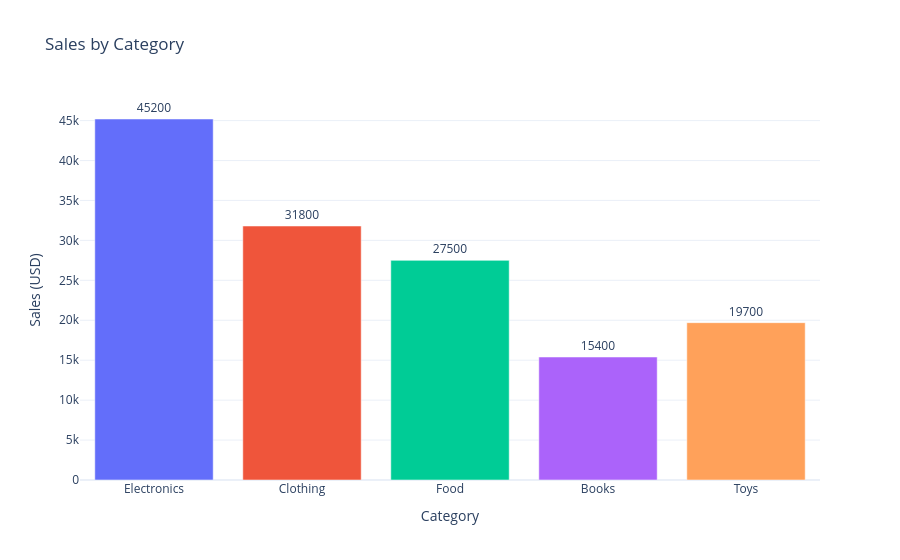

The code cell stored with this chart in its notebook:
### Markdown cell above
> # Exercise
> Using the data above, create an interactive vertical bar chart with Plotly that: <br>
> 1. Displays **Sales by Category** as the chart title
> 2. Labels the x-axis ```"Category"``` and y-axis ```"Sales (USD)"```
> 3. Applies the custom color for each bar (use the ```colors``` list)
> 4. Adds **text labels on top of each bar** showing the sales value
> 5. Uses a white background (use ```"plotly_white``` template)

### Code cell
import plotly.graph_objects as go

categories = ["Electronics", "Clothing", "Food", "Books", "Toys"]
sales = [45200, 31800, 27500, 15400, 19700]
colors = ["#636EFA", "#EF553B", "#00CC96", "#AB63FA", "#FFA15A"]

fig = go.Figure(
    data=[
        go.Bar(
            x=categories,
            y=sales,
            marker_color=colors,
            text=sales,
            textposition="outside"
        )
    ]
)

fig.update_layout(
    title="Sales by Category",
    xaxis_title="Category",
    yaxis_title="Sales (USD)",
    template="plotly_white"
)

fig.show()

### Figure 1 — Plotly figure (JSON) as saved in the notebook; plotly's stock layout.template omitted (floating-point values rounded to 4 significant figures)
{"data": [{"marker": {"color": ["#636EFA", "#EF553B", "#00CC96", "#AB63FA", "#FFA15A"]}, "text": ["45200", "31800", "27500", "15400", "19700"], "textposition": "outside", "type": "bar", "x": ["Electronics", "Clothing", "Food", "Books", "Toys"], "y": [45200, 31800, 27500, 15400, 19700]}], "layout": {"title": {"text": "Sales by Category"}, "xaxis": {"title": {"text": "Category"}}, "yaxis": {"title": {"text": "Sales (USD)"}}}}
